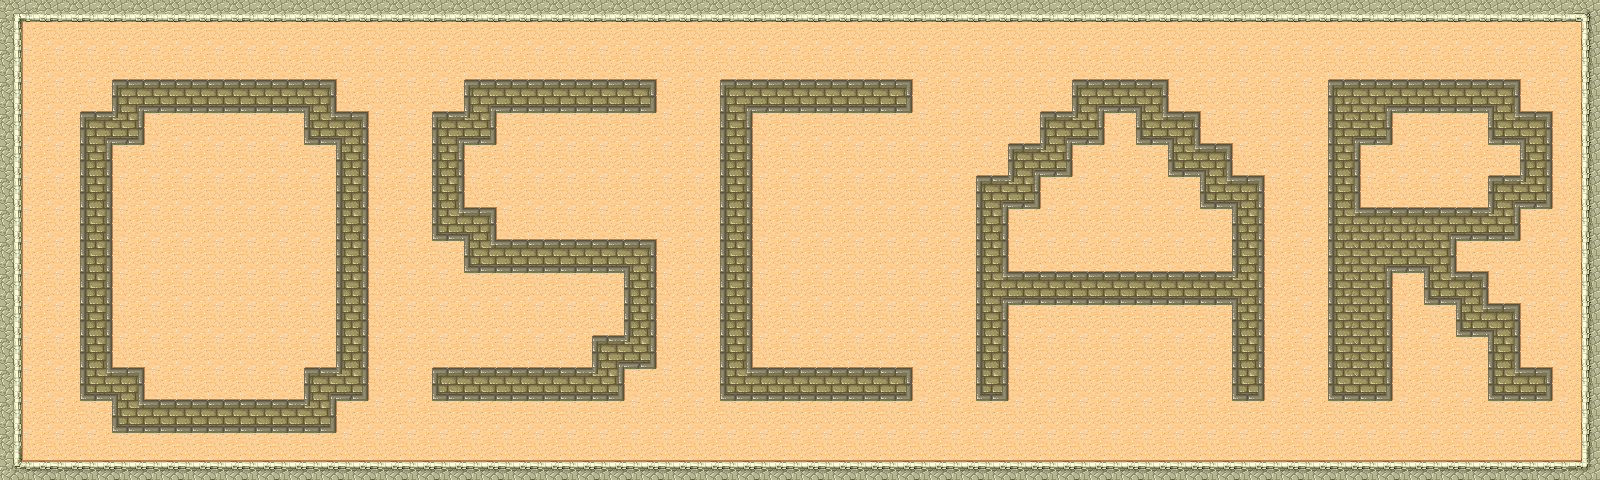

A level layout from a 2D game, rendered from its tile map. Below: a short description, then the map file with tile-grid data replaced by summaries:
An orthogonal 50x15 tile map with 32x32 px tiles, 1 tile layer (Capa de Patrones 1).

<map version="1.0" tiledversion="1.0.1" orientation="orthogonal" renderorder="right-down" width="50" height="15" tilewidth="32" tileheight="32" nextobjectid="1">
 <tileset firstgid="1" name="tmw_desert_spacing" tilewidth="32" tileheight="32" spacing="1" margin="1" tilecount="48" columns="8">
  <image source="tmw_desert_spacing.png" width="265" height="199" />
  <terraintypes>
   <terrain name="Bricks" tile="-1" />
   <terrain name="Rocks" tile="-1" />
   <terrain name="Desert" tile="-1" />
   <terrain name="Dirt" tile="-1" />
  </terraintypes>
  <tile id="0" terrain="2,2,2,0" />
  <tile id="1" terrain="2,2,0,0" />
  <tile id="2" terrain="2,2,0,2" />
  <tile id="3" terrain="3,3,3,2" />
  <tile id="4" terrain="3,3,2,3" />
  <tile id="5" terrain="2,2,2,3" />
  <tile id="6" terrain="2,2,3,3" />
  <tile id="7" terrain="2,2,3,2" />
  <tile id="8" terrain="2,0,2,0" />
  <tile id="9" terrain="0,0,0,0" />
  <tile id="10" terrain="0,2,0,2" />
  <tile id="11" terrain="3,2,3,3" />
  <tile id="12" terrain="2,3,3,3" />
  <tile id="13" terrain="2,3,2,3" />
  <tile id="14" terrain="3,3,3,3" />
  <tile id="15" terrain="3,2,3,2" />
  <tile id="16" terrain="2,0,2,2" />
  <tile id="17" terrain="0,0,2,2" />
  <tile id="18" terrain="0,2,2,2" />
  <tile id="19" terrain="0,0,0,2" />
  <tile id="20" terrain="0,0,2,0" />
  <tile id="21" terrain="2,3,2,2" />
  <tile id="22" terrain="3,3,2,2" />
  <tile id="23" terrain="3,2,2,2" />
  <tile id="24" terrain="2,2,2,1" />
  <tile id="25" terrain="2,2,1,1" />
  <tile id="26" terrain="2,2,1,2" />
  <tile id="27" terrain="0,2,0,0" />
  <tile id="28" terrain="2,0,0,0" />
  <tile id="29" terrain="2,2,2,2" />
  <tile id="32" terrain="2,1,2,1" />
  <tile id="33" terrain="1,1,1,1" />
  <tile id="34" terrain="1,2,1,2" />
  <tile id="35" terrain="1,1,1,2" />
  <tile id="36" terrain="1,1,2,1" />
  <tile id="40" terrain="2,1,2,2" />
  <tile id="41" terrain="1,1,2,2" />
  <tile id="42" terrain="1,2,2,2" />
  <tile id="43" terrain="1,2,1,1" />
  <tile id="44" terrain="2,1,1,1" />
 </tileset>
 <layer name="Capa de Patrones 1" width="50" height="15">
  <data>[750 cells, 750 non-empty, 22 distinct tile ids]</data>
 </layer>
</map>
